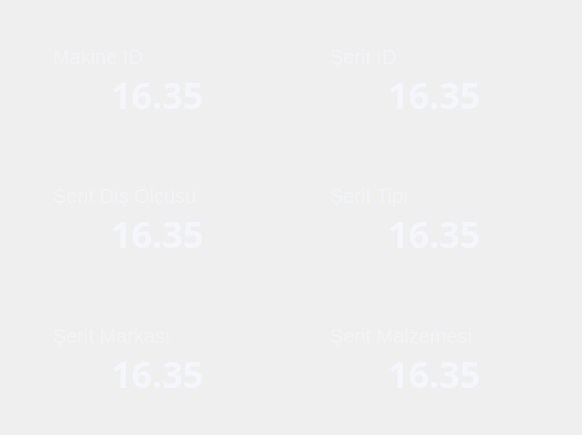
   <widget class="QFrame" name="Container">
    <property name="geometry">
     <rect>
      <x>425</x>
      <y>127</y>
      <width>582</width>
      <height>435</height>
     </rect>
    </property>
    <property name="styleSheet">
     <string notr="true">QFrame {
    background: qlineargradient(
        x1:0, y1:0, x2:0, y2:1,
        stop:0 rgba(6, 11, 38, 240),
        stop:1 rgba(26, 31, 55, 0)
    );
    border-radius: 20px;
}
</string>
    </property>
    <property name="frameShape">
     <enum>QFrame::StyledPanel</enum>
    </property>
    <property name="frameShadow">
     <enum>QFrame::Raised</enum>
    </property>
    <widget class="QFrame" name="FrameMakineID">
     <property name="geometry">
      <rect>
       <x>20</x>
       <y>27</y>
       <width>260</width>
       <height>105</height>
      </rect>
     </property>
     <property name="styleSheet">
      <string notr="true">QFrame {
    background: qlineargradient(
        x1:0, y1:0, x2:0, y2:1,
        stop:0 rgba(6, 11, 38, 240),
        stop:1 rgba(26, 31, 55, 0)
    );
    border-radius: 20px;
}
</string>
     </property>
     <property name="frameShape">
      <enum>QFrame::StyledPanel</enum>
     </property>
     <property name="frameShadow">
      <enum>QFrame::Raised</enum>
     </property>
     <widget class="QLabel" name="labelMakineID">
      <property name="geometry">
       <rect>
        <x>33</x>
        <y>20</y>
        <width>151</width>
        <height>20</height>
       </rect>
      </property>
      <property name="styleSheet">
       <string notr="true">QLabel{
	background-color: transparent;
	color: rgba(244, 246, 252, 151);
	font-family: 'Plus-Jakarta-Sans';
	font-weight: medium;
	font-size: 20px;
}</string>
      </property>
      <property name="text">
       <string>Makine ID</string>
      </property>
     </widget>
     <widget class="QLabel" name="labelMakineIDValue">
      <property name="geometry">
       <rect>
        <x>91</x>
        <y>43</y>
        <width>101</width>
        <height>50</height>
       </rect>
      </property>
      <property name="font">
       <font>
        <family>Plus-Jakarta-Sans</family>
        <pointsize>-1</pointsize>
        <weight>75</weight>
        <bold>true</bold>
       </font>
      </property>
      <property name="styleSheet">
       <string notr="true">QLabel{
	background-color: transparent;
	color: #F4F6FC;
	font-family: 'Plus-Jakarta-Sans';
	font-weight: bold;
	font-size: 36px;
}</string>
      </property>
      <property name="text">
       <string>16.35</string>
      </property>
     </widget>
    </widget>
    <widget class="QFrame" name="FrameSeritID">
     <property name="geometry">
      <rect>
       <x>297</x>
       <y>27</y>
       <width>260</width>
       <height>105</height>
      </rect>
     </property>
     <property name="styleSheet">
      <string notr="true">QFrame {
    background: qlineargradient(
        x1:0, y1:0, x2:0, y2:1,
        stop:0 rgba(6, 11, 38, 240),
        stop:1 rgba(26, 31, 55, 0)
    );
    border-radius: 20px;
}
</string>
     </property>
     <property name="frameShape">
      <enum>QFrame::StyledPanel</enum>
     </property>
     <property name="frameShadow">
      <enum>QFrame::Raised</enum>
     </property>
     <widget class="QLabel" name="labelSeritID">
      <property name="geometry">
       <rect>
        <x>33</x>
        <y>20</y>
        <width>151</width>
        <height>20</height>
       </rect>
      </property>
      <property name="styleSheet">
       <string notr="true">QLabel{
	background-color: transparent;
	color: rgba(244, 246, 252, 151);
	font-family: 'Plus-Jakarta-Sans';
	font-weight: medium;
	font-size: 20px;
}</string>
      </property>
      <property name="text">
       <string>Şerit ID</string>
      </property>
     </widget>
     <widget class="QLabel" name="labelSeritIDValue">
      <property name="geometry">
       <rect>
        <x>91</x>
        <y>43</y>
        <width>101</width>
        <height>50</height>
       </rect>
      </property>
      <property name="font">
       <font>
        <family>Plus-Jakarta-Sans</family>
        <pointsize>-1</pointsize>
        <weight>75</weight>
        <bold>true</bold>
       </font>
      </property>
      <property name="styleSheet">
       <string notr="true">QLabel{
	background-color: transparent;
	color: #F4F6FC;
	font-family: 'Plus-Jakarta-Sans';
	font-weight: bold;
	font-size: 36px;
}</string>
      </property>
      <property name="text">
       <string>16.35</string>
      </property>
     </widget>
    </widget>
    <widget class="QFrame" name="FrameSeritDisOlcusu">
     <property name="geometry">
      <rect>
       <x>20</x>
       <y>166</y>
       <width>260</width>
       <height>105</height>
      </rect>
     </property>
     <property name="styleSheet">
      <string notr="true">QFrame {
    background: qlineargradient(
        x1:0, y1:0, x2:0, y2:1,
        stop:0 rgba(6, 11, 38, 240),
        stop:1 rgba(26, 31, 55, 0)
    );
    border-radius: 20px;
}
</string>
     </property>
     <property name="frameShape">
      <enum>QFrame::StyledPanel</enum>
     </property>
     <property name="frameShadow">
      <enum>QFrame::Raised</enum>
     </property>
     <widget class="QLabel" name="labelSeritDisOlcusu">
      <property name="geometry">
       <rect>
        <x>33</x>
        <y>20</y>
        <width>151</width>
        <height>20</height>
       </rect>
      </property>
      <property name="styleSheet">
       <string notr="true">QLabel{
	background-color: transparent;
	color: rgba(244, 246, 252, 151);
	font-family: 'Plus-Jakarta-Sans';
	font-weight: medium;
	font-size: 20px;
}</string>
      </property>
      <property name="text">
       <string>Şerit Diş Ölçüsü</string>
      </property>
     </widget>
     <widget class="QLabel" name="labelSeritDisOlcusuValue">
      <property name="geometry">
       <rect>
        <x>91</x>
        <y>43</y>
        <width>101</width>
        <height>50</height>
       </rect>
      </property>
      <property name="font">
       <font>
        <family>Plus-Jakarta-Sans</family>
        <pointsize>-1</pointsize>
        <weight>75</weight>
        <bold>true</bold>
       </font>
      </property>
      <property name="styleSheet">
       <string notr="true">QLabel{
	background-color: transparent;
	color: #F4F6FC;
	font-family: 'Plus-Jakarta-Sans';
	font-weight: bold;
	font-size: 36px;
}</string>
      </property>
      <property name="text">
       <string>16.35</string>
      </property>
     </widget>
    </widget>
    <widget class="QFrame" name="FrameSeritTipi">
     <property name="geometry">
      <rect>
       <x>297</x>
       <y>166</y>
       <width>260</width>
       <height>105</height>
      </rect>
     </property>
     <property name="styleSheet">
      <string notr="true">QFrame {
    background: qlineargradient(
        x1:0, y1:0, x2:0, y2:1,
        stop:0 rgba(6, 11, 38, 240),
        stop:1 rgba(26, 31, 55, 0)
    );
    border-radius: 20px;
}
</string>
     </property>
     <property name="frameShape">
      <enum>QFrame::StyledPanel</enum>
     </property>
     <property name="frameShadow">
      <enum>QFrame::Raised</enum>
     </property>
     <widget class="QLabel" name="labelSeritTipi">
      <property name="geometry">
       <rect>
        <x>33</x>
        <y>20</y>
        <width>151</width>
        <height>20</height>
       </rect>
      </property>
      <property name="styleSheet">
       <string notr="true">QLabel{
	background-color: transparent;
	color: rgba(244, 246, 252, 151);
	font-family: 'Plus-Jakarta-Sans';
	font-weight: medium;
	font-size: 20px;
}</string>
      </property>
      <property name="text">
       <string>Şerit Tipi</string>
      </property>
     </widget>
     <widget class="QLabel" name="labelSeritTipiValue">
      <property name="geometry">
       <rect>
        <x>91</x>
        <y>43</y>
        <width>101</width>
        <height>50</height>
       </rect>
      </property>
      <property name="font">
       <font>
        <family>Plus-Jakarta-Sans</family>
        <pointsize>-1</pointsize>
        <weight>75</weight>
        <bold>true</bold>
       </font>
      </property>
      <property name="styleSheet">
       <string notr="true">QLabel{
	background-color: transparent;
	color: #F4F6FC;
	font-family: 'Plus-Jakarta-Sans';
	font-weight: bold;
	font-size: 36px;
}</string>
      </property>
      <property name="text">
       <string>16.35</string>
      </property>
     </widget>
    </widget>
    <widget class="QFrame" name="FrameSeritMarkasi">
     <property name="geometry">
      <rect>
       <x>20</x>
       <y>306</y>
       <width>260</width>
       <height>105</height>
      </rect>
     </property>
     <property name="styleSheet">
      <string notr="true">QFrame {
    background: qlineargradient(
        x1:0, y1:0, x2:0, y2:1,
        stop:0 rgba(6, 11, 38, 240),
        stop:1 rgba(26, 31, 55, 0)
    );
    border-radius: 20px;
}
</string>
     </property>
     <property name="frameShape">
      <enum>QFrame::StyledPanel</enum>
     </property>
     <property name="frameShadow">
      <enum>QFrame::Raised</enum>
     </property>
     <widget class="QLabel" name="labelSeritMarkasi">
      <property name="geometry">
       <rect>
        <x>33</x>
        <y>20</y>
        <width>151</width>
        <height>20</height>
       </rect>
      </property>
      <property name="styleSheet">
       <string notr="true">QLabel{
	background-color: transparent;
	color: rgba(244, 246, 252, 151);
	font-family: 'Plus-Jakarta-Sans';
	font-weight: medium;
	font-size: 20px;
}</string>
      </property>
      <property name="text">
       <string>Şerit Markası</string>
      </property>
     </widget>
     <widget class="QLabel" name="labelSeritMarkasiValue">
      <property name="geometry">
       <rect>
        <x>91</x>
        <y>43</y>
        <width>101</width>
        <height>50</height>
       </rect>
      </property>
      <property name="font">
       <font>
        <family>Plus-Jakarta-Sans</family>
        <pointsize>-1</pointsize>
        <weight>75</weight>
        <bold>true</bold>
       </font>
      </property>
      <property name="styleSheet">
       <string notr="true">QLabel{
	background-color: transparent;
	color: #F4F6FC;
	font-family: 'Plus-Jakarta-Sans';
	font-weight: bold;
	font-size: 36px;
}</string>
      </property>
      <property name="text">
       <string>16.35</string>
      </property>
     </widget>
    </widget>
    <widget class="QFrame" name="FrameSeritMalzemesi">
     <property name="geometry">
      <rect>
       <x>297</x>
       <y>306</y>
       <width>260</width>
       <height>105</height>
      </rect>
     </property>
     <property name="styleSheet">
      <string notr="true">QFrame {
    background: qlineargradient(
        x1:0, y1:0, x2:0, y2:1,
        stop:0 rgba(6, 11, 38, 240),
        stop:1 rgba(26, 31, 55, 0)
    );
    border-radius: 20px;
}
</string>
     </property>
     <property name="frameShape">
      <enum>QFrame::StyledPanel</enum>
     </property>
     <property name="frameShadow">
      <enum>QFrame::Raised</enum>
     </property>
     <widget class="QLabel" name="labelBandSeritMalzemesi">
      <property name="geometry">
       <rect>
        <x>33</x>
        <y>20</y>
        <width>151</width>
        <height>20</height>
       </rect>
      </property>
      <property name="styleSheet">
       <string notr="true">QLabel{
	background-color: transparent;
	color: rgba(244, 246, 252, 151);
	font-family: 'Plus-Jakarta-Sans';
	font-weight: medium;
	font-size: 20px;
}</string>
      </property>
      <property name="text">
       <string>Şerit Malzemesi</string>
      </property>
     </widget>
     <widget class="QLabel" name="labelBandSeritMalzemesiValue">
      <property name="geometry">
       <rect>
        <x>91</x>
        <y>43</y>
        <width>101</width>
        <height>50</height>
       </rect>
      </property>
      <property name="font">
       <font>
        <family>Plus-Jakarta-Sans</family>
        <pointsize>-1</pointsize>
        <weight>75</weight>
        <bold>true</bold>
       </font>
      </property>
      <property name="styleSheet">
       <string notr="true">QLabel{
	background-color: transparent;
	color: #F4F6FC;
	font-family: 'Plus-Jakarta-Sans';
	font-weight: bold;
	font-size: 36px;
}</string>
      </property>
      <property name="text">
       <string>16.35</string>
      </property>
     </widget>
    </widget>
   </widget>
